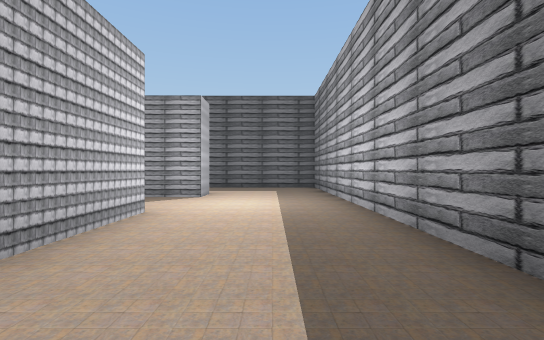
View 1 (above)

24 first-person views from a walk through a Unity game level. The camera is 1.2 m above the floor, looks level and sees 85° across. The floor is counted in squares, 2 m on a side. Each view is taken from the middle of a square. On the plan, view 1 faces up. The plan holds only what a view shows up to about 9 squares ahead; the rest is blank. The place goes on beyond the plan. The player character is not drawn. Some surface patterns are stand-ins.

View 2
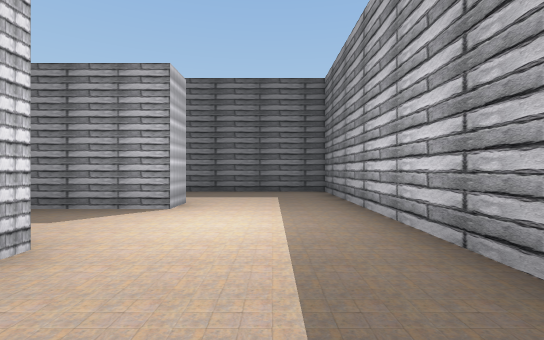

View 3
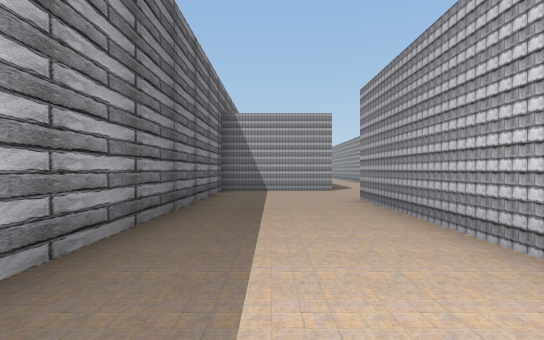

View 4
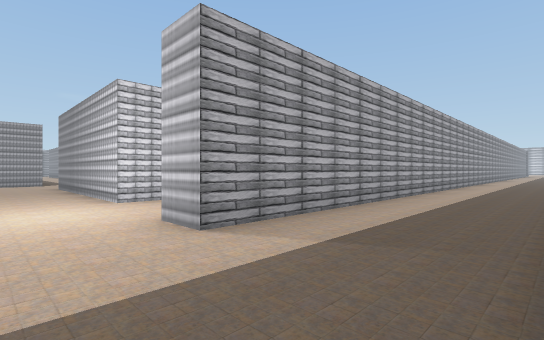

View 5
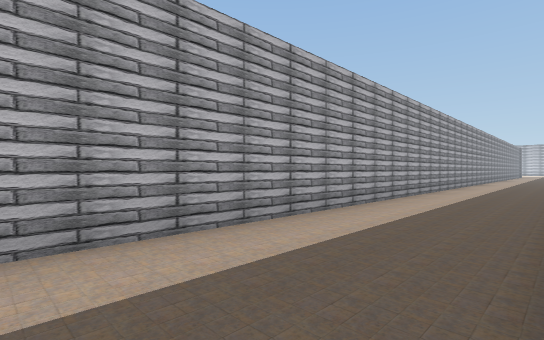

View 6
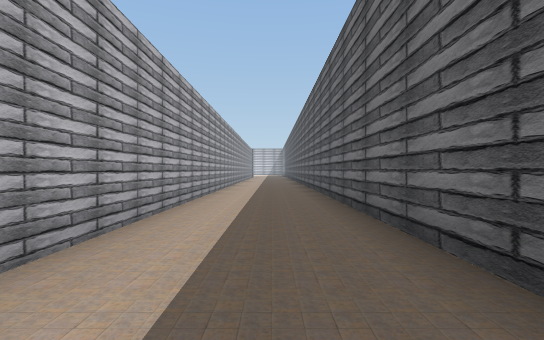

View 7
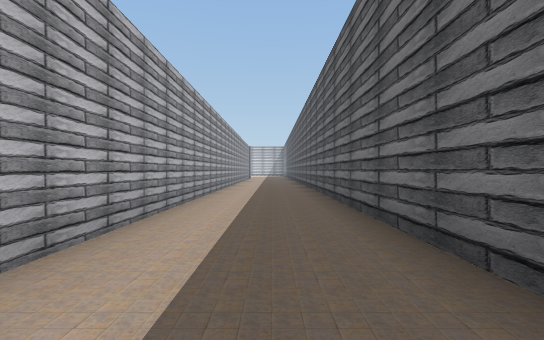

View 8
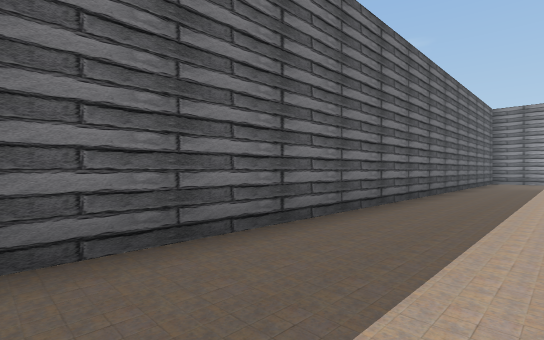

View 9
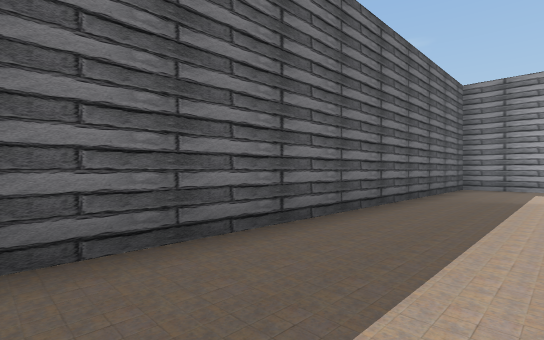

View 10
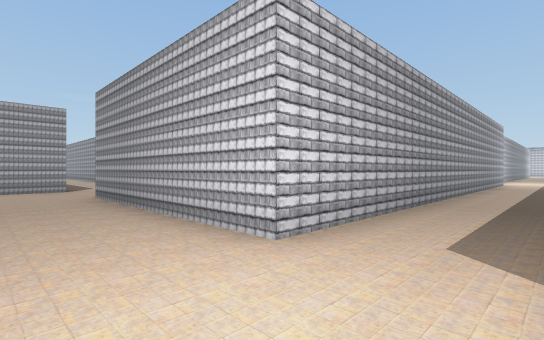

View 11
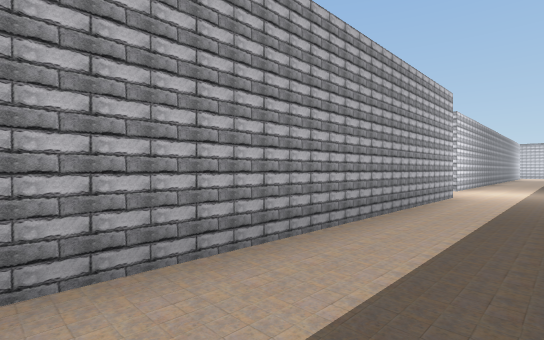

View 12
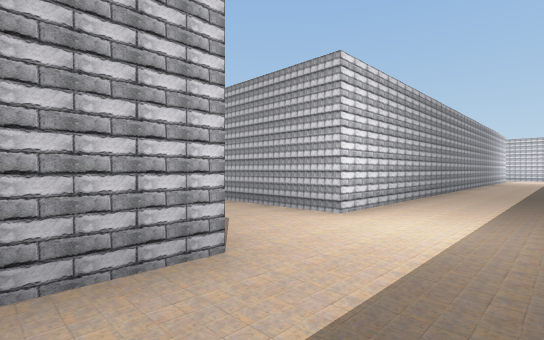

View 13
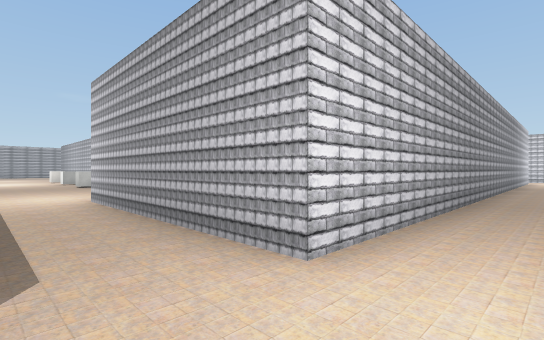

View 14
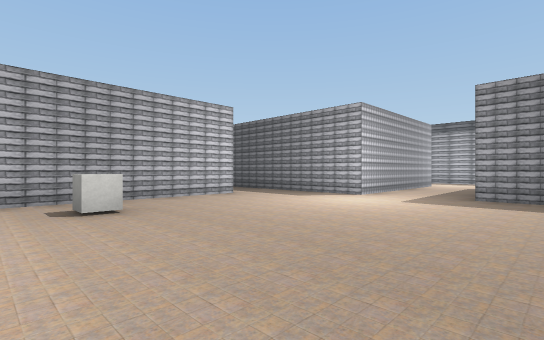

View 15
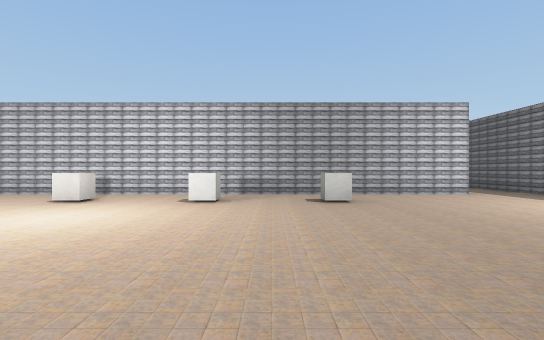

View 16
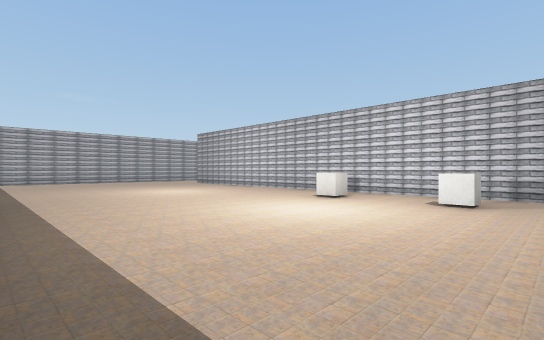

View 17
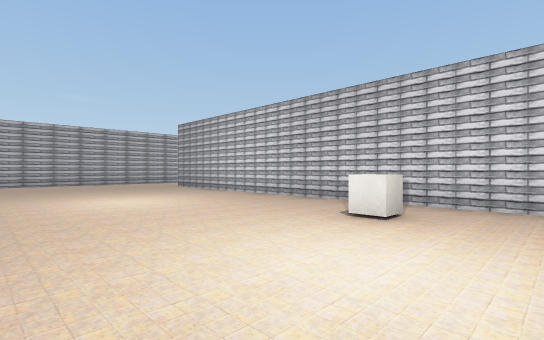

View 18
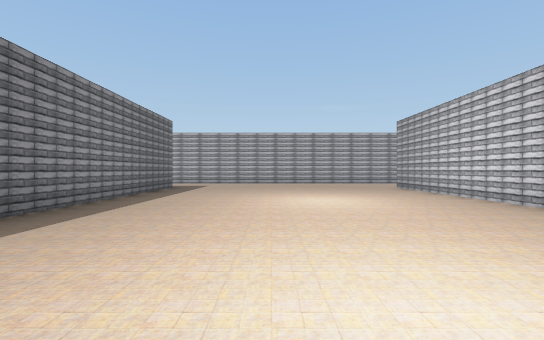

View 19
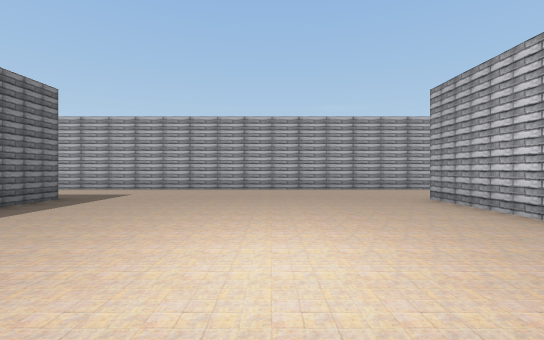

View 20
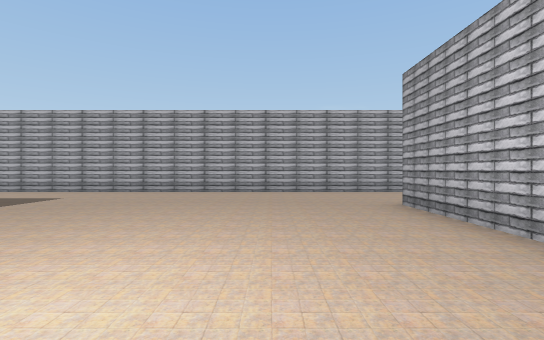

View 21
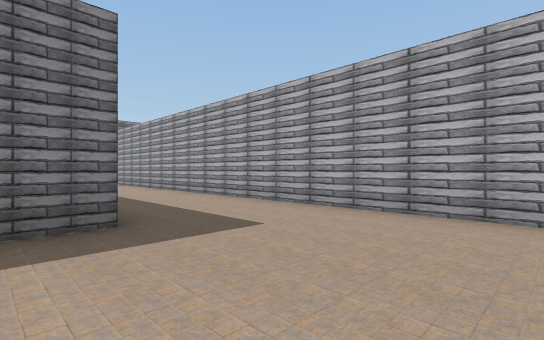

View 22
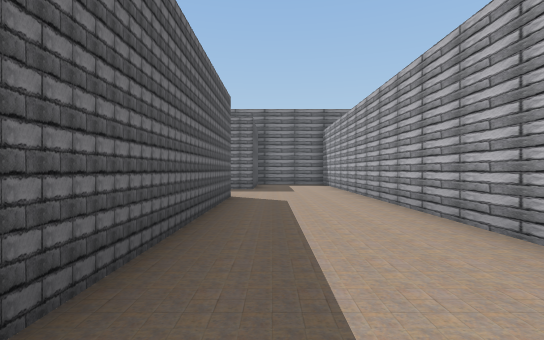

View 23
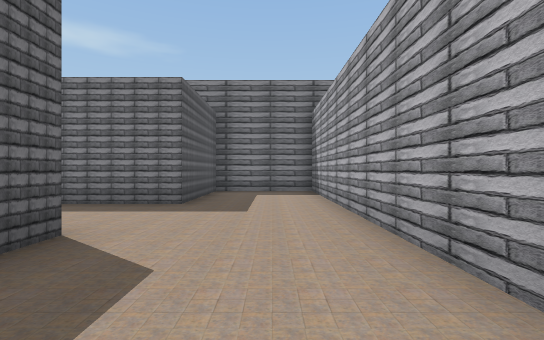

View 24
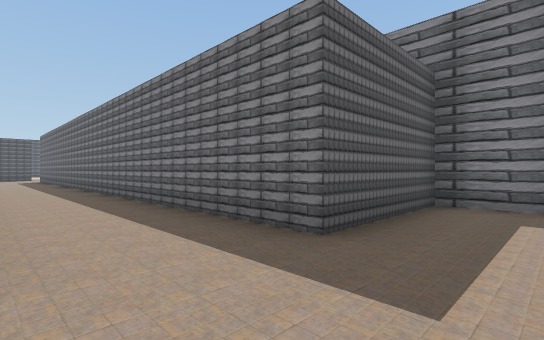

### Floor plan
Points are (right, up) in squares from view 1. A wall is a line through its corners. A room is listed if a view was taken in it or the views show most of it. See-through windows are left out.
Room 1 (views 1, 2, 3, 4, 5, 6, 7, 8, 9, 10)
walls: (-1.8, 4.2) (-1.8, -1.1); (-0.4, -3.6) (1.5, -3.6) (1.5, 10.3) (-22, 10.3); (-21.9, 7.4) (-1.6, 7.4) (-1.6, 6.6)
ways out: opening at (-1.5, -2.5) to room 2; opening at (-1.5, 5.5) to room 2
Room 2 (views 11, 12, 13, 14, 15, 16, 17, 18, 19, 20, 21, 22, 23, 24)
walls: (-13.2, -1.1) (-14.4, -1.1); (-19.2, -3.1) (-19.2, -20.1); (-11.6, -20.1) (-11.6, -13.6); (-1.8, -3.6) (-0.4, -3.6); (-4.2, -20.1) (-10, -20.1); (-14.4, 4.2) (-1.8, 4.2); (-20.6, -23.1) (1.5, -23.1) (1.5, -20.4) (-1.7, -20.4) (-1.7, -11.5); (-22.5, 3.8) (-16.6, 3.8) (-16.6, -1.4) (-21, -1.4); (-1.6, 6.6) (-3.7, 6.6)
ways out: opening at (-1.5, -2.5) to room 1; opening at (-1.5, 5.5) to room 1
objects: cube (-18, -12); cube (-18, -9); cube (-18, -7)

Positions as (right, up) in squares from view 1, and headings:
1: (0, 0), facing up
2: (0, 2), facing up
3: (0, 5), facing down
4: (0, 10), facing down-left
5: (-5, 10), facing down-left
6: (-10, 9), facing left
7: (-13, 9), facing left
8: (-14, 8), facing up-right
9: (-9, 8), facing up-right
10: (0, 6), facing down-left
11: (-7, 6), facing down-left
12: (-13, 6), facing down-left
13: (-15, 5), facing down-left
14: (-13, -8), facing up-left
15: (-12, -8), facing left
16: (-12, -8), facing down-left
17: (-14, -10), facing down-left
18: (-15, -10), facing down
19: (-16, -14), facing down
20: (-17, -15), facing down
21: (-15, -19), facing down-right
22: (-11, -21), facing right
23: (-7, -22), facing right
24: (-4, -22), facing up-right
